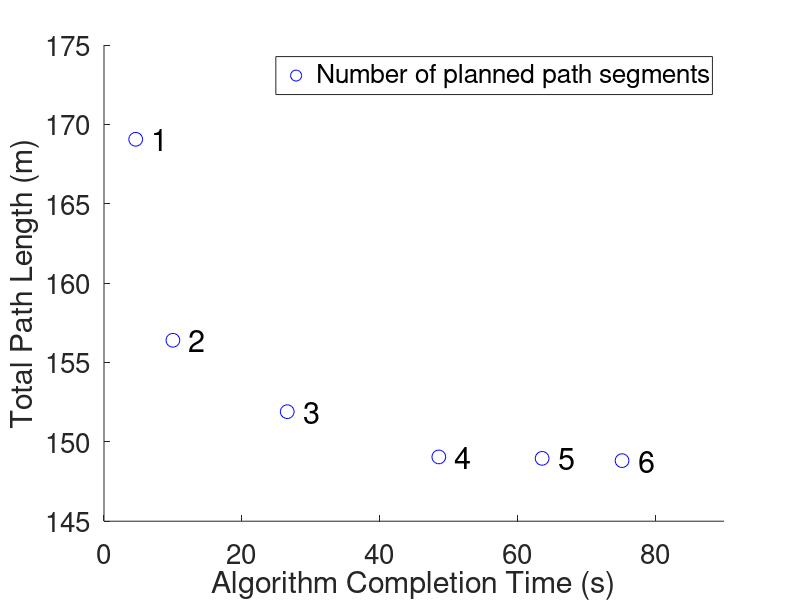
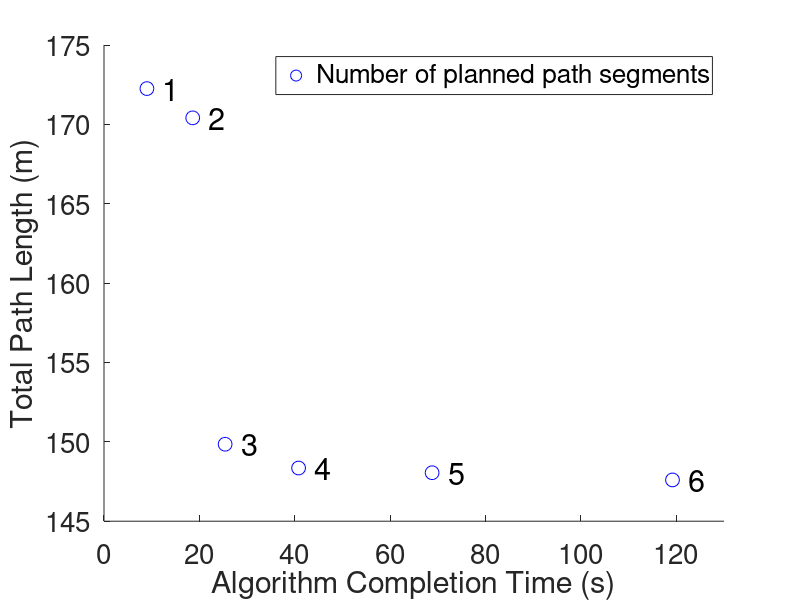

Recreate these plots in MATLAB, in order.
close all; clear; clc;

%paredo front for 

%rng(9), 48/4/3
% 2 - 5 num_path
time = 0.2*[23 50 133 243 318 376];
dis = [169.06 156.4 151.9 149.05 148.96 148.816];

%rng(9), 50/4/3
% ms = 3
% time = [29.4 81.8 175.6 375.8 516.2 778.43];
% dis = [ 160.0276
%   147.2014
%   146.5553
%   146.2599
%   146.2529
%   146.2064 ];

figure(1);
hold on;

    set(gca,'FontSize',20)
    set(gca,'FontSize',20)

plot(time(1),dis(1),'bo','MarkerSize',10);
txt1 = '  1';
text(time(1),dis(1),txt1,'fontsize',22);

plot(time(2),dis(2),'bo','MarkerSize',10);
txt2 = '  2';
text(time(2),dis(2),txt2,'fontsize',22);

plot(time(3),dis(3),'bo','MarkerSize',10);
txt3 = '  3';
text(time(3),dis(3),txt3,'fontsize',22);

plot(time(4),dis(4),'bo','MarkerSize',10);
txt4 = '  4';
text(time(4),dis(4),txt4,'fontsize',22);

plot(time(5),dis(5),'bo','MarkerSize',10);
txt5 = '  5';
text(time(5),dis(5),txt5,'fontsize',22);

plot(time(6),dis(6),'bo','MarkerSize',10);
txt6 = '  6';
%text(time(6),dis(6),txt6);
text(time(6),dis(6),txt6,'fontsize',22);

one = legend('Number of planned path segments');
set(one,'fontsize',19);
xlabel('Algorithm Completion Time (s)','fontsize',22);
ylabel('Total Path Length (m)','fontsize',22);
xlim([0 0.2*450]);
ylim([145 175]);
%xlim([0 450]);
%ylim([148 170]);
%title('Number of Planned Path Segment Comparison');
hold off;

%rng(3), 50/4/3
% ms = 3;
time = 0.2*[45 93 127 204 344 596];
dis = [172.253923641734;170.410239996284;149.849643976224;148.351190385225;148.053963065152;147.600466512524];

% figure(1);
% hold on;
% plot(time(1),dis(1),'bo');
% plot(time(2),dis(2),'bs');
% plot(time(3),dis(3),'bd');
% plot(time(4),dis(4),'b^');
% plot(time(5),dis(5),'b<');
% plot(time(6),dis(6),'b>');
% legend('1 segment planned','2 segments planned','3 segments planned','4 segments planned',...
%        '5 segments planned','6 segments planned');
% xlabel('Algorithm Completion Time (s)');
% ylabel('Total Distance (m)');
% %xlim([0 650]);
% %ylim([145 175]);
% xlim([0 400]);
% ylim([148 170]);
% title('Number of Planned Path Segment Comparison');
% hold off;

figure(2);
hold on;

    set(gca,'FontSize',20)
    set(gca,'FontSize',20)

plot(time(1),dis(1),'bo','MarkerSize',10);
txt1 = '  1';
text(time(1),dis(1),txt1,'fontsize',22);

plot(time(2),dis(2),'bo','MarkerSize',10);
txt2 = '  2';
text(time(2),dis(2),txt2,'fontsize',22);

plot(time(3),dis(3),'bo','MarkerSize',10);
txt3 = '  3';
text(time(3),dis(3),txt3,'fontsize',22);

plot(time(4),dis(4),'bo','MarkerSize',10);
txt4 = '  4';
text(time(4),dis(4),txt4,'fontsize',22);

plot(time(5),dis(5),'bo','MarkerSize',10);
txt5 = '  5';
text(time(5),dis(5),txt5,'fontsize',22);

plot(time(6),dis(6),'bo','MarkerSize',10);
txt6 = '  6';
%text(time(6),dis(6),txt6);
text(time(6),dis(6),txt6,'fontsize',22);

one = legend('Number of planned path segments');
set(one,'fontsize',19);
xlabel('Algorithm Completion Time (s)','fontsize',22);
ylabel('Total Path Length (m)','fontsize',22);
xlim([0 0.2*650]);
ylim([145 175]);
%xlim([0 450]);
%ylim([148 170]);
%title('Number of Planned Path Segment Comparison');
hold off;